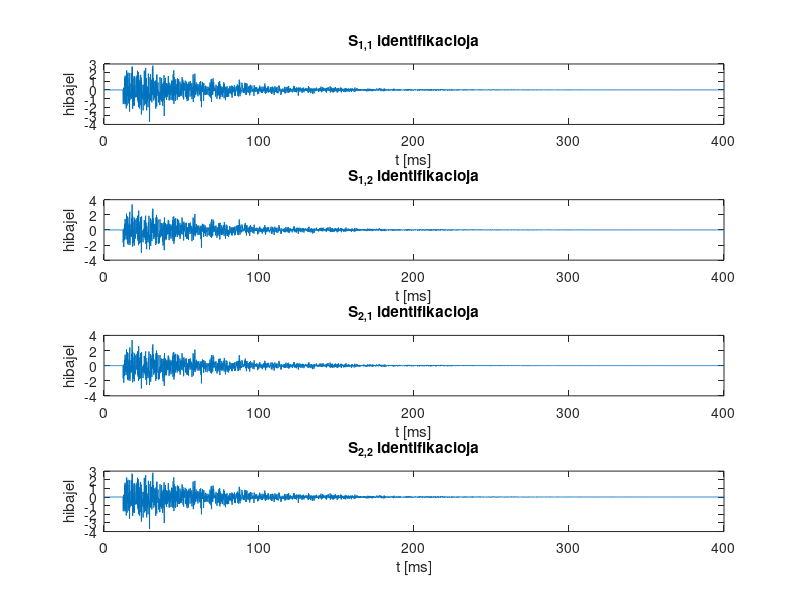
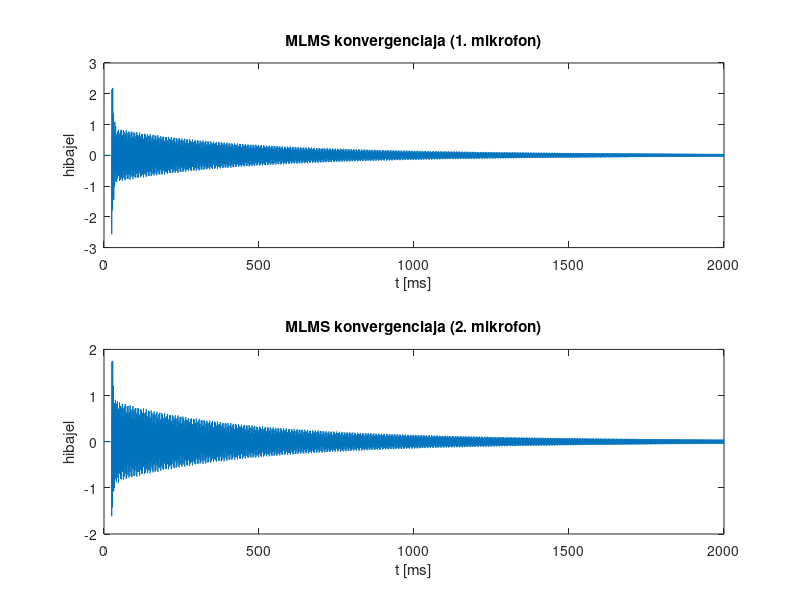

The MATLAB source for these figures, in order:
%%%%%%%%%%%%%%%%%%%%%%%%%%%%%%%%%%%%%%%%%%%%%%%%%%%%%%%%%%%%%%%%%%%%%%%%%%%%%
%                                                                           %
% Tobbcsatornas aktiv zajcsokkentes MLMS algoritmussal                      %
%                                                                           %
%   x      : tavoli zajforras (skalar)                                      %
%   P(z)   : elsodleges utak (zajforras --> mikrofon) atviteleinek vektora  %
%   d      : zaj a mikrofonoknal, ezt akarjuk kioltani (vektor)             %
%   S(z)   : masodlagos utak (hangszoro --> mikrofon) atviteleinek matrixa  %
%   S_id(z): S(z) kozelitese, identifikacio eredmenye (atvitelek matrixa)   %
%   y      : a hangszorokon kiadott jelek (vektor)                          %
%   q      : a hangszorok jelei, mire elernek a mikrofonokhoz (vektor)      %
%   e      : hibajelek vektora (ezt eszleljuk az egyes mikrofonokkal)       %
%   W      : LMS algoritmussal adaptalando szuro (FIR szurok vektora)       %
%                                                                           %
%                                                                           %
%                                              ------  d                    %
%             ------------------------------->| P(z) |-------               %
%             |                                ------       |               %
%             |                                             |               %
%        x    |                   ------  y    ------  q    v               %
%        ----------------------->| W(z) |---->| S(z) |---->(+)              %
%             |                   ------       ------       |               %
%             |                      ^                      |               %
%             |                      |                      |e              %
%             |                      |                      |               %
%             |    ---------   r   ------                   |               %
%             ----| S_id(z) |---->| LMS  |<------------------               %
%                  ---------       ------                                   %
%                                                                           %
%%%%%%%%%%%%%%%%%%%%%%%%%%%%%%%%%%%%%%%%%%%%%%%%%%%%%%%%%%%%%%%%%%%%%%%%%%%%%

clear all;
clc;

%% PARAMETEREK
fs=8000 %mintaveteli frekvencia
K=2 %csatornak szama
P={                               %elsodleges utak (zajforras --> mikrofon)
    [[0 0 1 0.12]; [1 0.3 0   -0.5]],...  %Z --> M1
    [[0 1 0 0   ]; [1 0.4 0.2 -0.5]]      %Z --> M2
   };
S={                               %masodlagos utak (hangszoro --> mikrofon)
     [[1 -0.4164 1.2346]; [1 0    0.6414]],...  %H1 --> M1
     [[1  0      1.2346]; [1 0.27 0.6414]];     %H1 --> M2
     [[1  0      1.2346]; [1 0.27 0.6414]],...  %H2 --> M1
     [[1 -0.4164 1.2346]; [1 0    0.6414]]      %H2 --> M2
   };
N_S=100 %ennyi tapes FIR szurokkent identifikaljuk az S-eket
mu_id=1e-3; %identifikacio batorsagi tenyezoje
T_id=0.4; %identifikacio ideje (s)
N_W=200 %ennyi tapesek az MLMS adaptiv szuroi
mu_mlms=1e-4; %MLMS batorsagi tenyezoje
noiseSource=@(t) sin(2*pi*440*t)+2*sin(2*pi*sqrt(3)*440*t); %zajforras idofuggvenye
T_sim=2; %szimulacio ideje (s)

%% MASODLAGOS UTAK IDENTIFIKACIOJA LMS ALGORITMUSSAL, FEHERZAJ GERJESZTESSEL
t=0:1/fs:T_id;
y=wgn(1,length(t),1);
S_id=cell(K,K); for mic=1:K; for spkr=1:K; S_id{spkr,mic}=zeros(N_S,1); end; end;
for spkr=1:K
    for mic=1:K
        q=filter(S{spkr,mic}(1,:),S{spkr,mic}(2,:),y);
        e=zeros(1,length(t));
        for ii=N_S:length(t)
            Y=y(ii:-1:(ii-N_S+1))';
            e(ii)=q(ii)-S_id{spkr,mic}'*Y;
            S_id{spkr,mic}=S_id{spkr,mic}+2*mu_id*e(ii)*Y;
        end
        figure(1);
        subplot(K^2,1,(spkr-1)*K+mic);
        plot(1000*t,e);
        title(sprintf('S_{%d,%d} identifikacioja',spkr,mic));
        xlabel('t [ms]');
        ylabel('hibajel');
    end
end

%% AZ MLMS ALGORITMUS FUTTATASA
t=0:1/fs:T_sim;
x=noiseSource(t);
d=zeros(K,length(t));
for mic=1:K; d(mic,:)=filter(P{mic}(1,:),P{mic}(2,:),x); end
W=zeros(N_W,K);
y=zeros(K,length(t));
q=zeros(K,length(t));
e=zeros(K,length(t));
r=cell(K,K); for mic=1:K; for spkr=1:K; r{spkr,mic}=zeros(1,length(t)); end; end;
for ii=N_W:length(t)
    %hangszorok jeleneik szamitasa
    for spkr=1:K
        y(spkr,ii)=-x(ii:-1:(ii-N_W+1))*W(:,spkr);
    end
    %mikrofonok jeleinek szamitasa (a valosagban az e-t merjuk)
    for mic=1:K
        for spkr=1:K
            S_num=S{spkr,mic}(1,:);
            S_den=S{spkr,mic}(2,:);
            qq=filter(S_num,S_den,y(spkr,(ii-length(S_num)+1):ii));
            q(mic,ii)=q(mic,ii)+qq(end);
        end
        e(mic,ii)=d(mic,ii)+q(mic,ii);
    end
    %x szurese
    for mic=1:K
        for spkr=1:K
            r{spkr,mic}(ii)=r{spkr,mic}(ii)+x(ii:-1:(ii-N_S+1))*S_id{spkr,mic};
        end
    end
    %adaptacio
    for spkr=1:K
        delta=zeros(N_W,1);
        for mic=1:K
            delta=delta+e(mic,ii)*r{spkr,mic}(ii:-1:(ii-N_W+1))';
        end
        W(:,spkr)=W(:,spkr)+2*mu_mlms*delta;
    end
end
for mic=1:K
    figure(2);
    subplot(K,1,mic);
    plot(1000*t,e(mic,:));
    title(sprintf('MLMS konvergenciaja (%d. mikrofon)',mic));
    xlabel('t [ms]');
    ylabel('hibajel');
end
